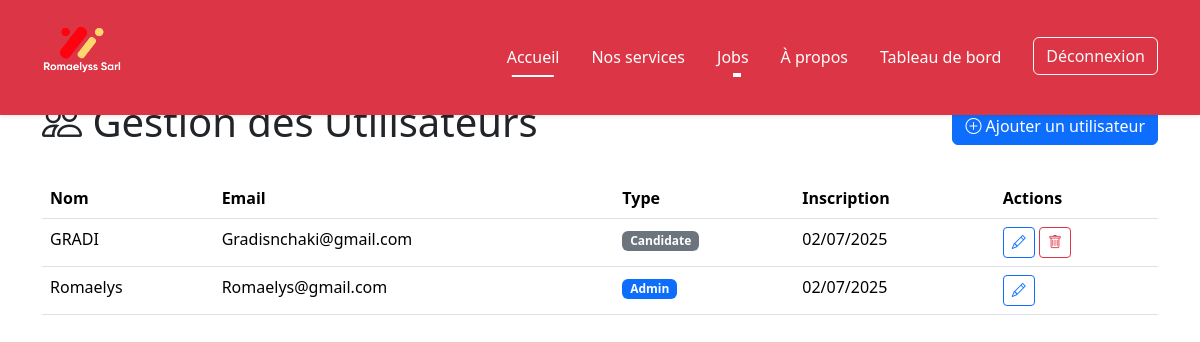
/users.php (signed in), run on the app's committed database.
### tables this page shows
CREATE TABLE IF NOT EXISTS `users` (
  `id` int NOT NULL AUTO_INCREMENT,
  `username` varchar(50) NOT NULL,
  `email` varchar(100) NOT NULL,
  `password` varchar(255) NOT NULL,
  `full_name` varchar(100) NOT NULL,
  `phone` varchar(20) DEFAULT NULL,
  `address` text,
  `user_type` enum('candidate','admin') DEFAULT 'candidate',
  `created_at` timestamp NULL DEFAULT CURRENT_TIMESTAMP,
  PRIMARY KEY (`id`),
  UNIQUE KEY `username` (`username`),
  UNIQUE KEY `email` (`email`)
);

### users.php (the view, shortened to what this page needs)
<?php
require_once 'includes/config.php';
$users = $pdo->query("SELECT * FROM users ORDER BY created_at DESC")->fetchAll();
?>
<!DOCTYPE html>
<html lang="fr">
<head>
    <link href="https://cdn.jsdelivr.net/npm/bootstrap@5.3.0/dist/css/bootstrap.min.css" rel="stylesheet">
    <link rel="stylesheet" href="https://cdn.jsdelivr.net/npm/bootstrap-icons@1.10.0/font/bootstrap-icons.css">
</head>
<body>
    <?php include 'includes/header.php'; ?>
    <div class="container py-5">
        <div class="d-flex justify-content-between align-items-center mb-4">
            <h1><i class="bi bi-people"></i> Gestion des Utilisateurs</h1>
            <a href="users_add.php" class="btn btn-primary">
                <i class="bi bi-plus-circle"></i> Ajouter un utilisateur
            </a>
        </div>
        <div class="table-responsive">
            <table class="table table-hover">
                <thead>
                    <tr>
                        <th>Nom</th>
                        <th>Email</th>
                        <th>Type</th>
                        <th>Inscription</th>
                        <th>Actions</th>
                    </tr>
                </thead>
                <tbody>
                    <?php foreach ($users as $user): ?>
                        <tr>
                            <td><?= htmlspecialchars($user['full_name']) ?></td>
                            <td><?= htmlspecialchars($user['email']) ?></td>
                            <td>
                                <span class="badge bg-<?= $user['user_type'] === 'admin' ? 'primary' : 'secondary' ?>">
                                    <?= ucfirst($user['user_type']) ?>
                                </span>
                            </td>
                            <td><?= date('d/m/Y', strtotime($user['created_at'])) ?></td>
                            <td>
                                <a href="profile.php?id=<?= $user['id'] ?>" class="btn btn-sm btn-outline-primary">
                                    <i class="bi bi-pencil"></i>
                                </a>
                                <?php if ($user['id'] !== $_SESSION['user_id']): ?>
                                    <a href="index.php?delete=<?= $user['id'] ?>"
                                       class="btn btn-sm btn-outline-danger"
                                       onclick="return confirm('Êtes-vous sûr de vouloir supprimer cet utilisateur ?')">
                                       <i class="bi bi-trash"></i>
                                    </a>
                                <?php endif; ?>
                            </td>
                        </tr>
                    <?php endforeach; ?>
                </tbody>
            </table>
        </div>
    </div>
</body>
</html>

### asset/css/style.css (style rules this page uses)
* { margin: 0; padding: 0; box-sizing: border-box; }
body { background-color: #f8f9fa; font-family: 'Segoe UI', sans-serif; }
body { background-color: #f8f9fa; }

### data on the page
users: full_name "GRADI", email "Gradisnchaki@gmail.com", user_type "Candidate", created_at "02/07/2025"
users: full_name "Romaelys", email "Romaelys@gmail.com", user_type "Admin", created_at "02/07/2025"
